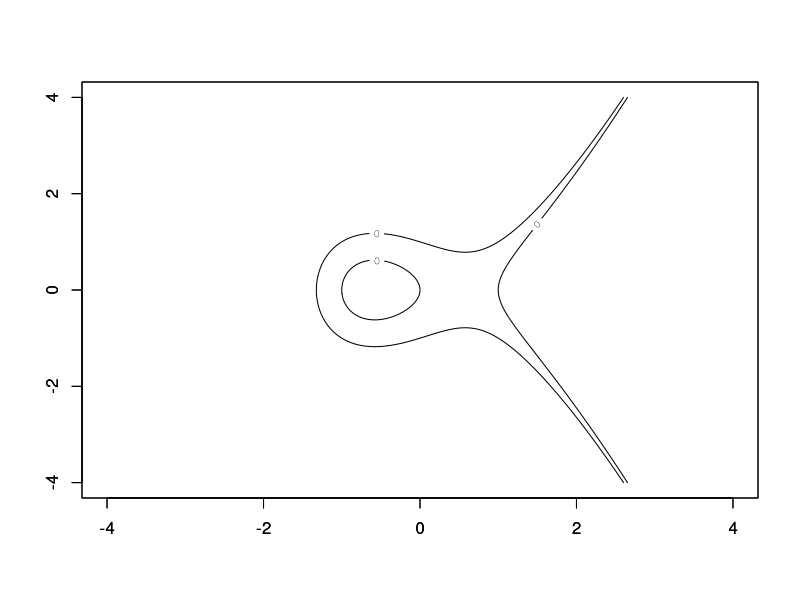

R code for this plot:
x<-seq(-4,4,length=1000)
y<-seq(-4,4,length=1000)
# elliptic curve2
z<-outer(x,y,function(x,y) x^3-y^2-x+1 )
contour(x,y,z,levels=0)
par(new=TRUE)
z<-outer(x,y,function(x,y) x^3-y^2-x )
contour(x,y,z,levels=0)
